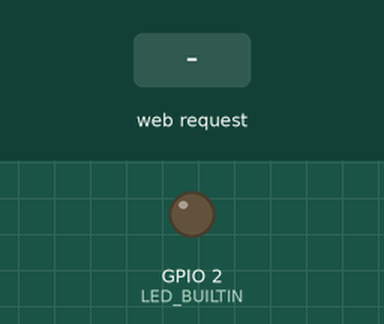
Recording of a program running on a simulated ESP8266 (NodeMCU). Parts: output pins drawn as LEDs (lit = HIGH, except the on-board LED, lit = LOW). Inputs (shaded band) come from the test bench. WiFi joins after 1.5 s; servers stay silent unless stated; what the program prints to the serial monitor is not drawn.

Above: at 2.7 s.
2.8 s: HTTP request GET /on received
At 3.8 s:
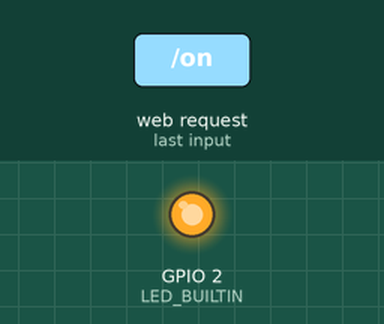
4.3 s: HTTP request GET /off received
At 4.9 s:
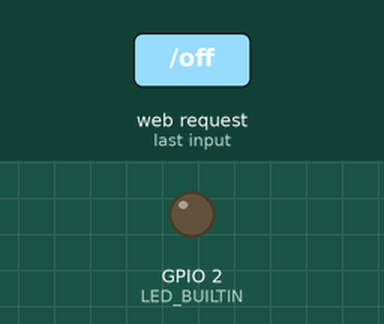
Timing chart, 0 to 7.3 s (numbered marks = the images above; inputs shaded):
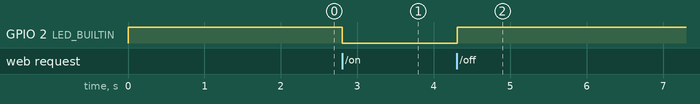

The program:

main.cpp
```cpp
#include <ESP8266WiFi.h>

// Replace with your network credentials
const char* ssid     = "";
const char* password = "";

// Set web server port number to 80
WiFiServer server(80);

// Variable to store the HTTP request
String header;

// Auxiliar variables to store the current output state
String outputState = "off";

// Current time
unsigned long currentTime = millis();
// Previous time
unsigned long previousTime = 0;
// Define timeout time in milliseconds (example: 2000ms = 2s)
const long timeoutTime = 2000;

void setup() {
  Serial.begin(115200);
  // Initialize the output variables as outputs
  pinMode(LED_BUILTIN, OUTPUT);
  // Set outputs to LOW
  digitalWrite(LED_BUILTIN, HIGH);  // LED off

  // Connect to Wi-Fi network with SSID and password
  Serial.print("Connecting to ");
  Serial.println(ssid);
  WiFi.begin(ssid, password);
  while (WiFi.status() != WL_CONNECTED) {
    delay(500);
    Serial.print(".");
  }
  // Print local IP address and start web server
  Serial.println("");
  Serial.println("WiFi connected.");
  Serial.println("IP address: ");
  Serial.println(WiFi.localIP());
  server.begin();
}

void loop(){
  WiFiClient client = server.available();   // Listen for incoming clients

  if (client) {                             // If a new client connects,
    Serial.println("New Client.");          // print a message out in the serial port
    String currentLine = "";                // make a String to hold incoming data from the client
    currentTime = millis();
    previousTime = currentTime;
    while (client.connected() && currentTime - previousTime <= timeoutTime) { // loop while the client's connected
      currentTime = millis();
      if (client.available()) {             // if there's bytes to read from the client,
        char c = client.read();             // read a byte, then
        Serial.write(c);                    // print it out the serial monitor
        header += c;
        if (c == '\n') {                    // if the byte is a newline character
          // if the current line is blank, you got two newline characters in a row.
          // that's the end of the client HTTP request, so send a response:
          if (currentLine.length() == 0) {
            // HTTP headers always start with a response code (e.g. HTTP/1.1 200 OK)
            // and a content-type so the client knows what's coming, then a blank line:
            client.println("HTTP/1.1 200 OK");
            client.println("Content-type:text/html");
            client.println("Connection: close");
            client.println();

            // turns the GPIOs on and off
            if (header.indexOf("GET /on") >= 0) {
              Serial.println("LED_BUILTIN on");
              outputState = "on";
              digitalWrite(LED_BUILTIN, LOW);
            } else if (header.indexOf("GET /off") >= 0) {
              Serial.println("LED_BUILTIN off");
              outputState = "off";
              digitalWrite(LED_BUILTIN, HIGH);
            }

            // Display the HTML web page
            client.println("<!DOCTYPE html><html>");
            client.println("<head><meta name=\"viewport\" content=\"width=device-width, initial-scale=1\">");
            client.println("<link rel=\"icon\" href=\"data:,\">");
            // CSS to style the on/off buttons
            // Feel free to change the background-color and font-size attributes to fit your preferences
            client.println("<style>html { font-family: Helvetica; display: inline-block; margin: 0px auto; text-align: center;}");
            client.println(".button { background-color: #195B6A; border: none; color: white; padding: 16px 40px;");
            client.println("text-decoration: none; font-size: 30px; margin: 2px; cursor: pointer;}");
            client.println(".button2 {background-color: #77878A;}</style></head>");

            // Web Page Heading
            client.println("<body><h1>ESP8266 Web Server</h1>");

            // Display current state, and ON/OFF buttons for GPIO 5
            client.println("<p>LED_BUILTIN - State " + outputState + "</p>");
            // If the output5State is off, it displays the ON button
            if (outputState=="off") {
              client.println("<p><a href=\"/on\"><button class=\"button\">TURN LED ON</button></a></p>");
            } else {
              client.println("<p><a href=\"/off\"><button class=\"button button2\">TURN LED OFF</button></a></p>");
            }

            client.println("</body></html>");

            // The HTTP response ends with another blank line
            client.println();
            // Break out of the while loop
            break;
          } else { // if you got a newline, then clear currentLine
            currentLine = "";
          }
        } else if (c != '\r') {  // if you got anything else but a carriage return character,
          currentLine += c;      // add it to the end of the currentLine
        }
      }
    }
    // Clear the header variable
    header = "";
    // Close the connection
    client.stop();
    Serial.println("Client disconnected.");
    Serial.println("");
  }
}
```

Measured:
- after the input at 2.8 s, GPIO 2 (LED_BUILTIN): HIGH → LOW at once
- after the input at 4.3 s, GPIO 2 (LED_BUILTIN): LOW → HIGH at once
